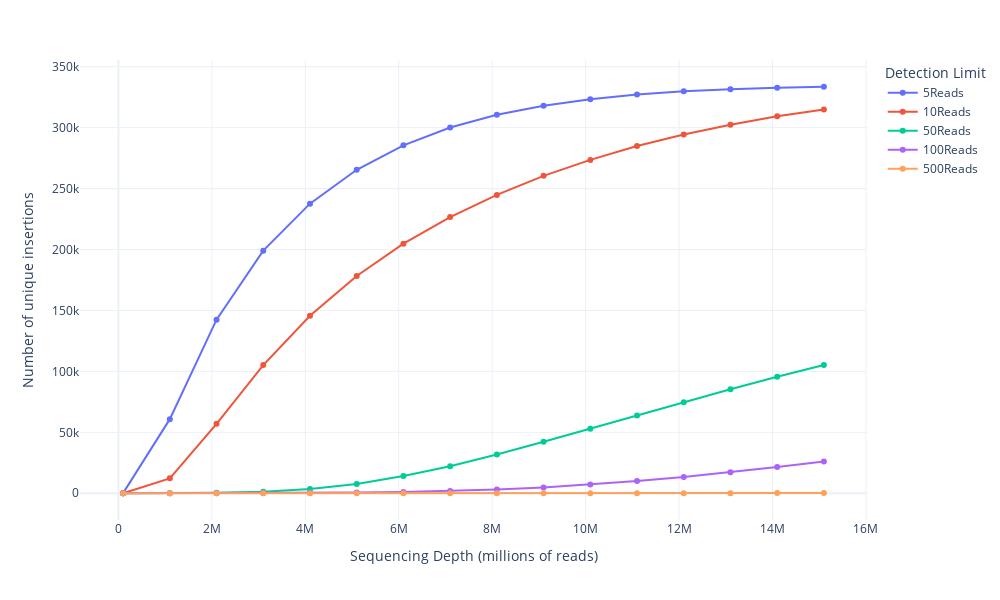

Notebook cell for this chart:
### Code cell
fig = px.line(db_curves, 
              x="num_reads", 
              y="num_insertions", 
              color='ReadCutoff',
              labels = {'num_reads': "Sequencing Depth (millions of reads)",
                        'num_insertions': "Number of unique insertions",
                        'ReadCutoff': 'Detection Limit'}, 
              template = "plotly_white", 
              height=600, 
              width=1000)

fig.update_traces(mode='markers+lines')

### Figure 1 — Plotly figure (JSON) as saved in the notebook; plotly's stock layout.template omitted (floating-point values rounded to 4 significant figures)
{"data": [{"hovertemplate": "Detection Limit=5Reads<br>Sequencing Depth (millions of reads)=%{x}<br>Number of unique insertions=%{y}<extra></extra>", "legendgroup": "5Reads", "line": {"color": "#636efa", "dash": "solid"}, "mode": "markers+lines", "name": "5Reads", "orientation": "v", "showlegend": true, "type": "scatter", "x": [100000, 1100000, 2100000, 3100000, 4100000, 5100000, 6100000, 7100000, 8100000, 9100000, 10100000, 11100000, 12100000, 13100000, 14100000, 15100000], "xaxis": "x", "y": [80, 60804, 142412, 199047, 237628, 265420, 285501, 300067, 310630, 317992, 323353, 327172, 329768, 331601, 332806, 333556], "yaxis": "y"}, {"hovertemplate": "Detection Limit=10Reads<br>Sequencing Depth (millions of reads)=%{x}<br>Number of unique insertions=%{y}<extra></extra>", "legendgroup": "10Reads", "line": {"color": "#EF553B", "dash": "solid"}, "mode": "markers+lines", "name": "10Reads", "orientation": "v", "showlegend": true, "type": "scatter", "x": [100000, 1100000, 2100000, 3100000, 4100000, 5100000, 6100000, 7100000, 8100000, 9100000, 10100000, 11100000, 12100000, 13100000, 14100000, 15100000], "xaxis": "x", "y": [6, 12214, 57006, 105136, 145656, 178275, 204801, 226623, 244818, 260431, 273525, 284896, 294371, 302456, 309300, 314913], "yaxis": "y"}, {"hovertemplate": "Detection Limit=50Reads<br>Sequencing Depth (millions of reads)=%{x}<br>Number of unique insertions=%{y}<extra></extra>", "legendgroup": "50Reads", "line": {"color": "#00cc96", "dash": "solid"}, "mode": "markers+lines", "name": "50Reads", "orientation": "v", "showlegend": true, "type": "scatter", "x": [100000, 1100000, 2100000, 3100000, 4100000, 5100000, 6100000, 7100000, 8100000, 9100000, 10100000, 11100000, 12100000, 13100000, 14100000, 15100000], "xaxis": "x", "y": [0, 64, 385, 1185, 3396, 7628, 14077, 22158, 31755, 42208, 53003, 63786, 74702, 85299, 95559, 105263], "yaxis": "y"}, {"hovertemplate": "Detection Limit=100Reads<br>Sequencing Depth (millions of reads)=%{x}<br>Number of unique insertions=%{y}<extra></extra>", "legendgroup": "100Reads", "line": {"color": "#ab63fa", "dash": "solid"}, "mode": "markers+lines", "name": "100Reads", "orientation": "v", "showlegend": true, "type": "scatter", "x": [100000, 1100000, 2100000, 3100000, 4100000, 5100000, 6100000, 7100000, 8100000, 9100000, 10100000, 11100000, 12100000, 13100000, 14100000, 15100000], "xaxis": "x", "y": [0, 3, 48, 161, 353, 607, 1054, 1828, 3057, 4808, 7105, 9962, 13395, 17227, 21459, 25962], "yaxis": "y"}, {"hovertemplate": "Detection Limit=500Reads<br>Sequencing Depth (millions of reads)=%{x}<br>Number of unique insertions=%{y}<extra></extra>", "legendgroup": "500Reads", "line": {"color": "#FFA15A", "dash": "solid"}, "mode": "markers+lines", "name": "500Reads", "orientation": "v", "showlegend": true, "type": "scatter", "x": [100000, 1100000, 2100000, 3100000, 4100000, 5100000, 6100000, 7100000, 8100000, 9100000, 10100000, 11100000, 12100000, 13100000, 14100000, 15100000], "xaxis": "x", "y": [0, 0, 2, 2, 2, 4, 6, 7, 15, 28, 40, 53, 76, 96, 118, 148], "yaxis": "y"}], "layout": {"height": 600, "legend": {"title": {"text": "Detection Limit"}, "tracegroupgap": 0}, "margin": {"t": 60}, "width": 1000, "xaxis": {"anchor": "y", "domain": [0, 1], "title": {"text": "Sequencing Depth (millions of reads)"}}, "yaxis": {"anchor": "x", "domain": [0, 1], "title": {"text": "Number of unique insertions"}}}}
